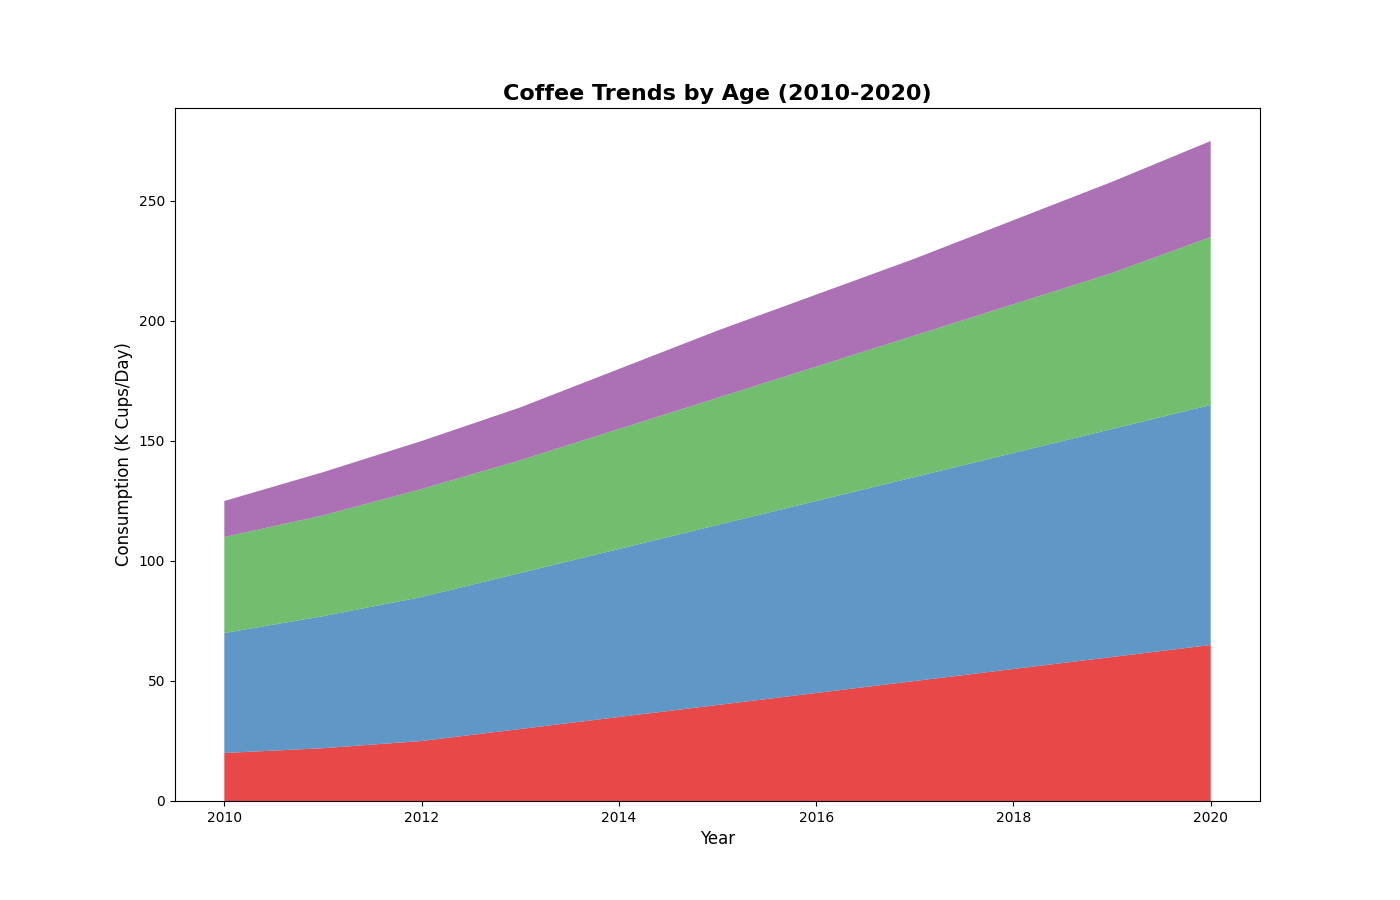

Here is the Python script that generated this plot:
import matplotlib.pyplot as plt
import numpy as np

# Years
years = np.arange(2010, 2021)

# Coffee consumption for age groups
age_18_25 = np.array([20, 22, 25, 30, 35, 40, 45, 50, 55, 60, 65])
age_26_35 = np.array([50, 55, 60, 65, 70, 75, 80, 85, 90, 95, 100])
age_36_50 = np.array([40, 42, 45, 47, 50, 53, 56, 59, 62, 65, 70])
age_51_65 = np.array([15, 18, 20, 22, 25, 28, 30, 32, 35, 38, 40])

# Stack the data
consumption_data = np.vstack([age_18_25, age_26_35, age_36_50, age_51_65])

# Plot
plt.figure(figsize=(14, 9))

# Colors for groups
colors = ['#e41a1c', '#377eb8', '#4daf4a', '#984ea3']

# Stacked area plot
plt.stackplot(years, consumption_data, colors=colors, alpha=0.8)

# Titles and labels
plt.title('Coffee Trends by Age (2010-2020)', fontsize=16, fontweight='bold')
plt.xlabel('Year', fontsize=12)
plt.ylabel('Consumption (K Cups/Day)', fontsize=12)

# Show plot
plt.show()
